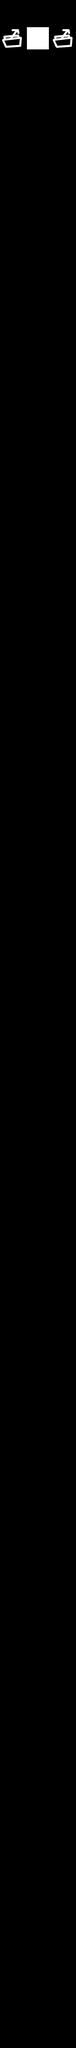

Rendered tile map (Tiled .tmx) drawn with the repository's tilesets; below, a short description and the full map source, tile grids included:
An orthogonal 3x80 tile map with 128x128 px tiles, 1 tile layer (Tile Layer 1).

<map version="1.0" orientation="orthogonal" renderorder="right-down" width="3" height="80" tilewidth="128" tileheight="128" nextobjectid="1">
 <properties>
  <property name="Start Row" value="1" />
 </properties>
 <tileset firstgid="1" name="BaseTileset" tilewidth="128" tileheight="128" tilecount="64" columns="8">
  <image source="../../Art/BaseTileset.png" width="1024" height="1024" />
 </tileset>
 <layer name="Tile Layer 1" width="3" height="80">
  <properties>
   <property name="0,1" value="World1/01" />
   <property name="2,1" value="World2/01" />
  </properties>
  <data encoding="csv">
0,0,0,
5,1,5,
0,0,0,
0,0,0,
0,0,0,
0,0,0,
0,0,0,
0,0,0,
0,0,0,
0,0,0,
0,0,0,
0,0,0,
0,0,0,
0,0,0,
0,0,0,
0,0,0,
0,0,0,
0,0,0,
0,0,0,
0,0,0,
0,0,0,
0,0,0,
0,0,0,
0,0,0,
0,0,0,
0,0,0,
0,0,0,
0,0,0,
0,0,0,
0,0,0,
0,0,0,
0,0,0,
0,0,0,
0,0,0,
0,0,0,
0,0,0,
0,0,0,
0,0,0,
0,0,0,
0,0,0,
0,0,0,
0,0,0,
0,0,0,
0,0,0,
0,0,0,
0,0,0,
0,0,0,
0,0,0,
0,0,0,
0,0,0,
0,0,0,
0,0,0,
0,0,0,
0,0,0,
0,0,0,
0,0,0,
0,0,0,
0,0,0,
0,0,0,
0,0,0,
0,0,0,
0,0,0,
0,0,0,
0,0,0,
0,0,0,
0,0,0,
0,0,0,
0,0,0,
0,0,0,
0,0,0,
0,0,0,
0,0,0,
0,0,0,
0,0,0,
0,0,0,
0,0,0,
0,0,0,
0,0,0,
0,0,0,
0,0,0
</data>
 </layer>
</map>
